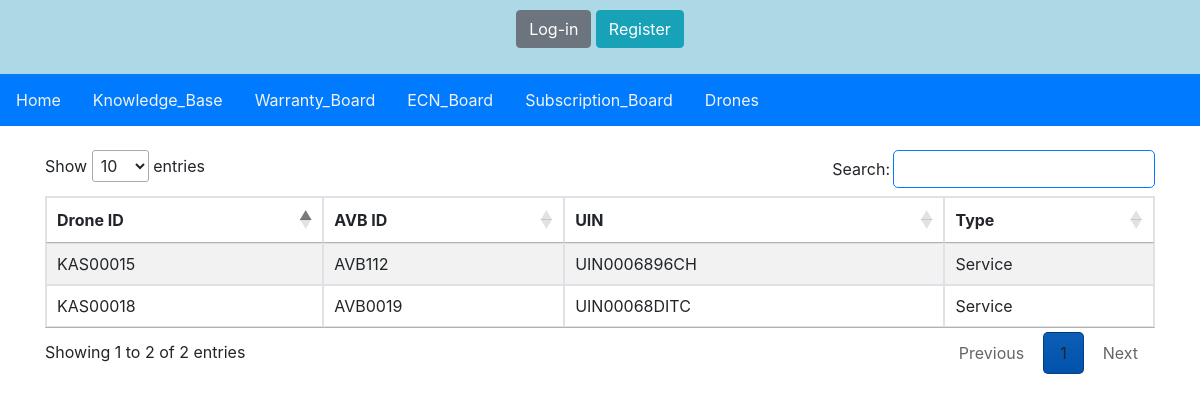
The app's page /drone/, older data.
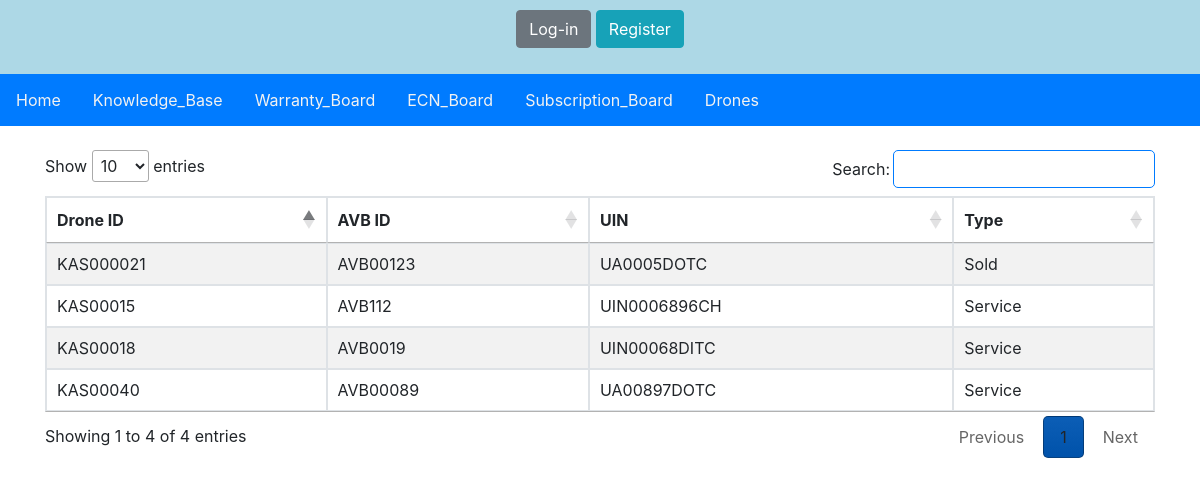
The same page, newer data.
### main/models.py (models this page shows, shortened)
class Drone(models.Model):
    id = models.AutoField(primary_key=True)
    Drone_id = models.CharField(max_length=20, unique=True)
    UIN = models.CharField(max_length=20, unique=True)
    drone_type = models.CharField(max_length=20, choices=type_drone, default=1)
    AVB = models.CharField(max_length=20)
    Timble_module = models.CharField(max_length=20)
    Subscription_date = models.DateField()
    Subscription_end_date = models.DateField()
    created_on = models.DateField(auto_now_add=True)

### main/views.py (the view)
# urls.py: path('drone/', views.Drones, name='drone'),
def Drones(request):
    drones = Drone.objects.all()
    return render(request, 'drone.html', {'drones': drones})

### static/templates/drone.html (shortened to what this page needs)
{% include 'nav.html' %}
<!DOCTYPE html>
<html lang="en">
<head>
    <link rel="stylesheet" href="https://stackpath.bootstrapcdn.com/bootstrap/4.5.2/css/bootstrap.min.css">
    <link rel="stylesheet" type="text/css" href="https://cdn.datatables.net/1.11.5/css/jquery.dataTables.css">
</head>
<body>
<div class="container mt-4">
    <div class="row">
        <div class="col-md-12">
            <table id="warranties-table" class="table table-striped table-bordered" style="width:100%">
                <thead>
                <tr>
                    <th>Drone ID</th>
                    <th>AVB ID</th>
                    <th>UIN</th>
                    <th>Type</th>
                </tr>
                </thead>
                <tbody>
                {% for drone in drones %}
                <tr>
                    <td>{{ drone.Drone_id }}</td>
                    <td>{{ drone.AVB }}</td>
                    <td>{{ drone.UIN }}</td>
                    <td>{{ drone.get_drone_type_display}}</td>
                </tr>
                {% endfor %}
                </tbody>
            </table>
        </div>
    </div>
</div>
</body>
</html>

Row changes from the older to the newer data that the page shows:
added Drone: Drone_id "KAS000021", AVB "AVB00123", UIN "UA0005DOTC", drone_type "Sold"
added Drone: Drone_id "KAS00040", AVB "AVB00089", UIN "UA00897DOTC", drone_type "Service"
Text that changed along with them:
text written by a page script: "Show entries Search: Showing 1 to 2 of 2 entries Previous 1 Next" → "Show entries Search: Showing 1 to 4 of 4 entries Previous 1 Next"
